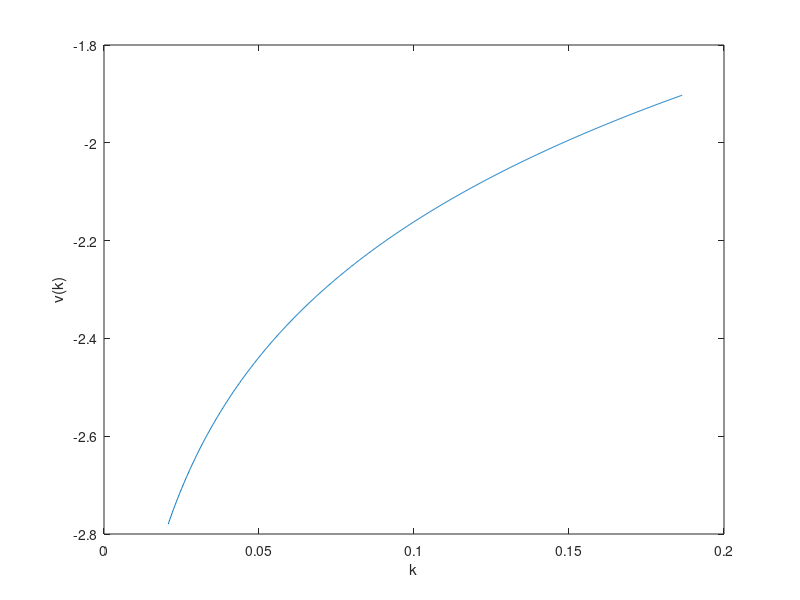
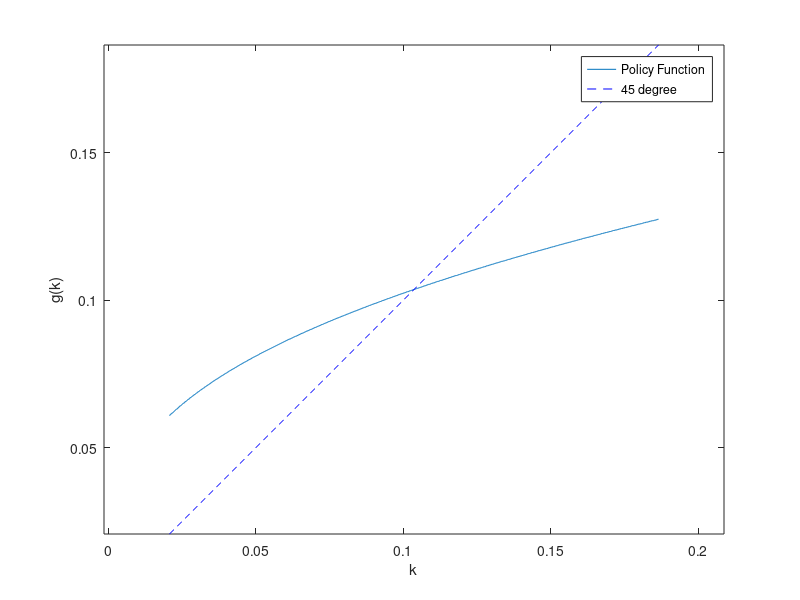

Source code (MATLAB) for these figures, in order:
%% Value Function Iteration
clear, clc;

%% Set parameters
n = 1000;	% Size of grid

delta = 0.8;	% Depreciation rate
alpha = 0.3;    % Capital share of income
beta = 0.6;     % Discount factor

crit = 1;	% Initialize convergence criterion
tol = 1e-10;	% Convergence tolerance

%% Grid
k_star = ((1/beta+delta-1)/alpha)^(1/(alpha-1)); % Steady state
k_max = k_star + 0.8*k_star;	% Upper bound
k_min = k_star - 0.8*k_star;	% Lower bound
k_grid = linspace(k_min,k_max,n)';	% Create grid

% Empty
val_temp = zeros(n,1);  % Initialize temporary value function vector
val_fun = zeros(n,1);	% Initialize value function vector
pol_fun = zeros(n,1);	% Initialize policy function vector

ite = 0;    % Initialize iteration counter

%% Value function iteration
while crit>tol ;
    % Iterate on k
    for i=1:n   
        c = k_grid(i)^alpha + (1-delta)*k_grid(i) - k_grid; % Compute consumption for kt
        utility_c = log(c); % Compute utility for every ct
        utility_c(c<=0) = -Inf;	% Set utility to -Inf for c<=0
        [val_fun(i),pol_fun(i)] = max(utility_c + beta*val_temp);   % Solve bellman equation
    end
    crit = max(abs(val_fun-val_temp));  % Compute convergence criterion
    val_temp = val_fun;	% Update value function
    ite = ite + 1 % Print iteration number
end

%% Plot figures
% Value function
figure
plot(k_grid,val_fun) 

xlabel('k')
ylabel('v(k)')

print('plot_value','-dpng')

% Policy function
figure
plot(k_grid,k_grid(pol_fun))
axis equal
hold on
plot(k_grid,k_grid, '--b')

xlabel('k')
ylabel('g(k)')
legend('Policy Function','45 degree', 'Location', 'best')

print('plot_policy','-dpng')
